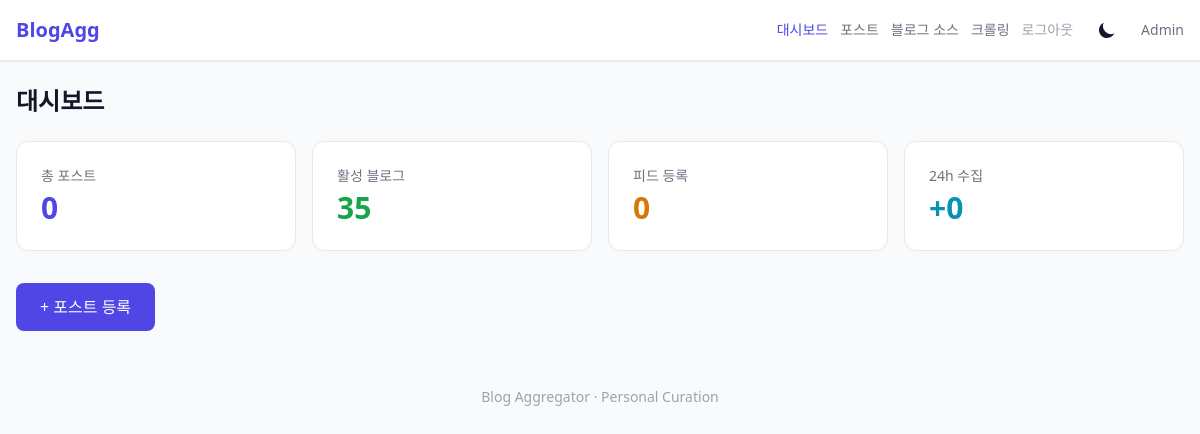
Page /admin/ (signed in) on the earlier database version.
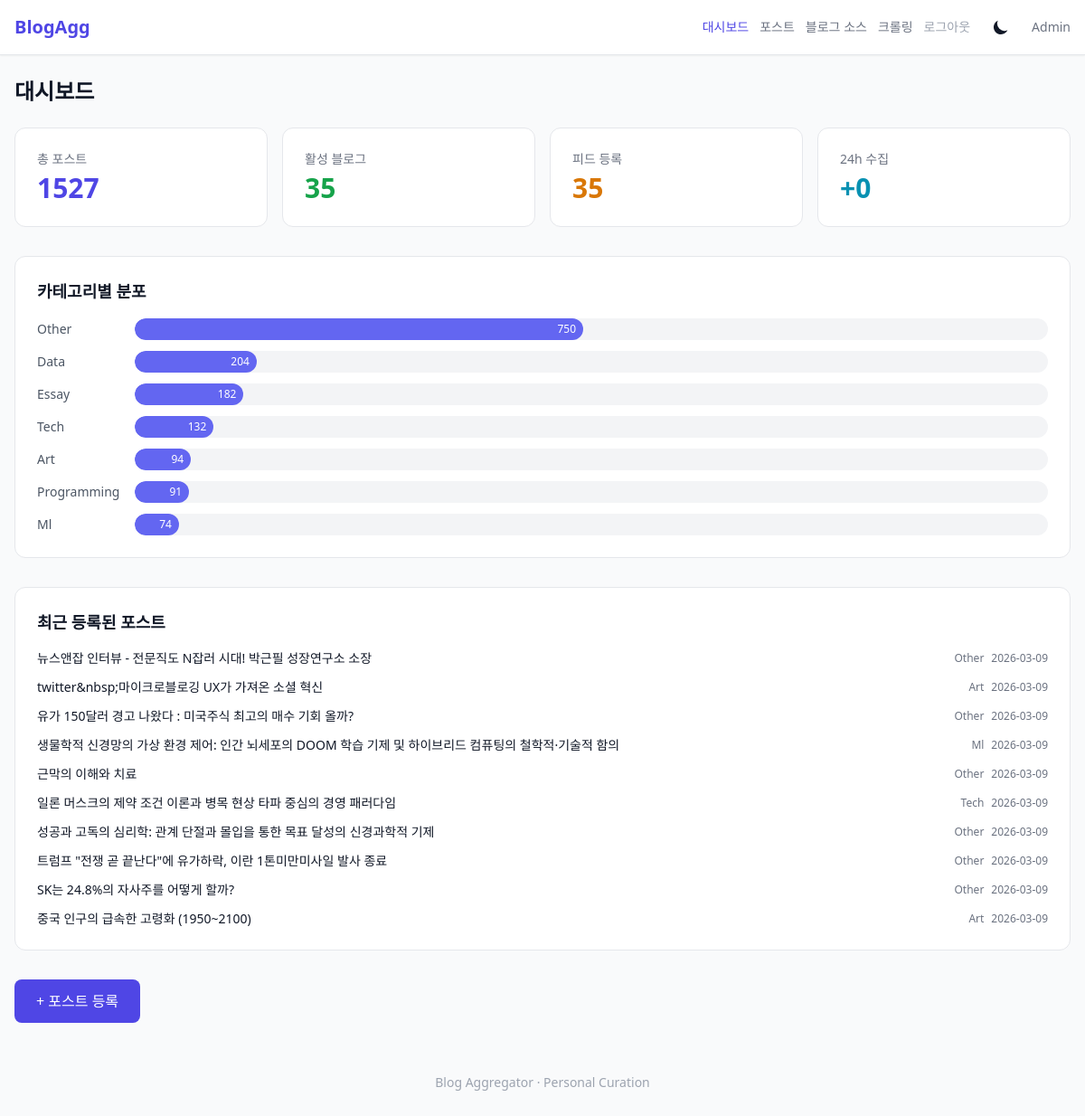
Same page on the later database version.
### tables this page shows
CREATE TABLE posts (
            id INTEGER PRIMARY KEY AUTOINCREMENT,
            blog_id INTEGER,
            title TEXT NOT NULL,
            original_url TEXT UNIQUE NOT NULL,
            summary TEXT,
            full_content TEXT,
            author TEXT,
            published_date DATETIME,
            image_url TEXT,
            category TEXT,
            language TEXT DEFAULT 'ko',
            summary_status TEXT DEFAULT 'pending',
            registered_by TEXT DEFAULT 'manual',
            created_at DATETIME DEFAULT CURRENT_TIMESTAMP,
            FOREIGN KEY (blog_id) REFERENCES blogs(id)
        );

### src/api/admin.py (the view)
@router.get("/")
@require_auth
async def dashboard(request: Request):
    repo = request.app.state.repo
    templates = request.app.state.templates
    stats = repo.get_stats()
    crawl_stats = repo.get_crawl_stats()
    recent_logs = repo.get_crawl_logs(limit=10)
    return templates.TemplateResponse("admin/dashboard.html", {
        "request": request,
        "stats": stats,
        "crawl_stats": crawl_stats,
        "recent_logs": recent_logs,
    })

### templates/admin/dashboard.html (shortened to what this page needs)
{% extends "base.html" %}
{% block nav_extra %}
<div class="flex items-center gap-3 text-sm">
    <a href="/admin/" class="text-indigo-600 dark:text-indigo-400 font-medium">대시보드</a>
    <a href="/admin/posts" class="text-gray-500 hover:text-gray-700 dark:text-gray-400 dark:hover:text-gray-200">포스트</a>
    <a href="/admin/blogs" class="text-gray-500 hover:text-gray-700 dark:text-gray-400 dark:hover:text-gray-200">블로그 소스</a>
    <a href="/admin/crawl" class="text-gray-500 hover:text-gray-700 dark:text-gray-400 dark:hover:text-gray-200">크롤링</a>
    <a href="/admin/logout" class="text-gray-400 hover:text-red-500">로그아웃</a>
</div>
{% endblock %}
{% block content %}
<h1 class="text-2xl font-bold mb-6">대시보드</h1>
<div class="grid grid-cols-2 sm:grid-cols-4 gap-4 mb-8">
    <div class="bg-white dark:bg-gray-800 rounded-xl p-6 border border-gray-200 dark:border-gray-700">
        <p class="text-sm text-gray-500 dark:text-gray-400 mb-1">총 포스트</p>
        <p class="text-3xl font-bold text-indigo-600 dark:text-indigo-400">{{ stats.total_posts }}</p>
    </div>
    <div class="bg-white dark:bg-gray-800 rounded-xl p-6 border border-gray-200 dark:border-gray-700">
        <p class="text-sm text-gray-500 dark:text-gray-400 mb-1">활성 블로그</p>
        <p class="text-3xl font-bold text-green-600 dark:text-green-400">{{ stats.total_blogs }}</p>
    </div>
    <div class="bg-white dark:bg-gray-800 rounded-xl p-6 border border-gray-200 dark:border-gray-700">
        <p class="text-sm text-gray-500 dark:text-gray-400 mb-1">피드 등록</p>
        <p class="text-3xl font-bold text-amber-600 dark:text-amber-400">{{ crawl_stats.total_with_feed }}</p>
    </div>
    <div class="bg-white dark:bg-gray-800 rounded-xl p-6 border border-gray-200 dark:border-gray-700">
        <p class="text-sm text-gray-500 dark:text-gray-400 mb-1">24h 수집</p>
        <p class="text-3xl font-bold text-cyan-600 dark:text-cyan-400">+{{ crawl_stats.posts_added_24h }}</p>
    </div>
</div>
{% if stats.by_category %}
<div class="bg-white dark:bg-gray-800 rounded-xl p-6 border border-gray-200 dark:border-gray-700 mb-8">
    <h2 class="text-lg font-semibold mb-4">카테고리별 분포</h2>
    <div class="space-y-3">
        {% for cat in stats.by_category %}
        <div class="flex items-center gap-3">
            <span class="text-sm w-24 capitalize text-gray-600 dark:text-gray-400">{{ cat.category or "none" }}</span>
            <div class="flex-1 bg-gray-100 dark:bg-gray-700 rounded-full h-6 overflow-hidden">
                <div class="bg-indigo-500 h-full rounded-full flex items-center justify-end px-2"
                     style="width: {{ (cat.count / stats.total_posts * 100) if stats.total_posts else 0 }}%">
                    <span class="text-xs text-white font-medium">{{ cat.count }}</span>
                </div>
            </div>
        </div>
        {% endfor %}
    </div>
</div>
{% endif %}
{% if stats.recent_posts %}
<div class="bg-white dark:bg-gray-800 rounded-xl p-6 border border-gray-200 dark:border-gray-700">
    <h2 class="text-lg font-semibold mb-4">최근 등록된 포스트</h2>
    <div class="space-y-3">
        {% for post in stats.recent_posts %}
        <div class="flex items-center justify-between text-sm">
            <a href="/admin/posts/{{ post.id }}/edit" class="hover:text-indigo-600 dark:hover:text-indigo-400 truncate flex-1 mr-4">{{ post.title }}</a>
            <div class="flex items-center gap-2 text-xs text-gray-500 dark:text-gray-400 shrink-0">
                <span class="capitalize">{{ post.category or "" }}</span>
                <span>{{ post.created_at[:10] if post.created_at else "" }}</span>
            </div>
        </div>
        {% endfor %}
    </div>
</div>
{% endif %}
<div class="mt-8">
    <a href="/admin/posts/new" class="inline-flex items-center gap-2 px-6 py-3 bg-indigo-600 text-white rounded-lg hover:bg-indigo-700">
        + 포스트 등록
    </a>
</div>
{% endblock %}

### templates/base.html (shortened to what this page needs)
<!DOCTYPE html>
<html lang="ko" class="scroll-smooth">
<head>
    <script src="https://cdn.tailwindcss.com"></script>
    <link rel="stylesheet" href="/static/style.css">
</head>
<body class="bg-gray-50 dark:bg-gray-900 text-gray-900 dark:text-gray-100 min-h-screen">
    <nav class="bg-white dark:bg-gray-800 shadow-sm border-b border-gray-200 dark:border-gray-700">
        <div class="max-w-7xl mx-auto px-4 py-3 flex items-center justify-between">
            <a href="/" class="text-xl font-bold text-indigo-600 dark:text-indigo-400">BlogAgg</a>
            <div class="flex items-center gap-4">
                {% block nav_extra %}{% endblock %}
                <button onclick="toggleDark()" class="p-2 rounded-lg hover:bg-gray-100 dark:hover:bg-gray-700" title="다크모드 토글">
                    <svg class="w-5 h-5 block dark:hidden" fill="currentColor" viewBox="0 0 20 20"><path d="M17.293 13.293A8 8 0 016.707 2.707a8.001 8.001 0 1010.586 10.586z"/></svg>
                </button>
                <a href="/admin/" class="text-sm text-gray-500 hover:text-gray-700 dark:text-gray-400 dark:hover:text-gray-200">Admin</a>
            </div>
        </div>
    </nav>
    <main class="max-w-7xl mx-auto px-4 py-6">
        {% block content %}{% endblock %}
    </main>
    <footer class="max-w-7xl mx-auto px-4 py-8 text-center text-sm text-gray-400 dark:text-gray-600">
        Blog Aggregator &middot; Personal Curation
    </footer>
</body>
</html>

Differences in the rows shown:
added posts: title "뉴스앤잡 인터뷰 - 전문직도 N잡러 시대! 박근필 성장연구소 소장", category "Other", created_at "2026-03-09"
added posts: title "twitter&nbsp;마이크로블로깅 UX가 가져온 소셜 혁신", category "Art", created_at "2026-03-09"
added posts: title "유가 150달러 경고 나왔다 : 미국주식 최고의 매수 기회 올까?", category "Other", created_at "2026-03-09"
added posts: title "생물학적 신경망의 가상 환경 제어: 인간 뇌세포의 DOOM 학습 기제 및 하이브리드 컴퓨팅의 철학적·기술적 함의", category "Ml", created_at "2026-03-09"
added posts: title "근막의 이해와 치료", category "Other", created_at "2026-03-09"
added posts: title "일론 머스크의 제약 조건 이론과 병목 현상 타파 중심의 경영 패러다임", category "Tech", created_at "2026-03-09"
added posts: title "성공과 고독의 심리학: 관계 단절과 몰입을 통한 목표 달성의 신경과학적 기제", category "Other", created_at "2026-03-09"
added posts: title "트럼프 \"전쟁 곧 끝난다\"에 유가하락, 이란 1톤미만미사일 발사 종료", category "Other", created_at "2026-03-09"
added posts: title "SK는 24.8%의 자사주를 어떻게 할까?", category "Other", created_at "2026-03-09"
added posts: title "중국 인구의 급속한 고령화 (1950~2100)", category "Art", created_at "2026-03-09"
Other differences:
{{ stats.total_posts }}: "0" → "1527"
{{ crawl_stats.total_with_feed }}: "0" → "35"
text now shown: "카테고리별 분포 최근 등록된 포스트"
new list line: "Other 750"
new list line: "Data 204"
new list line: "Essay 182"
new list line: "Tech 132"
new list line: "Art 94"
new list line: "Programming 91"
new list line: "Ml 74"
